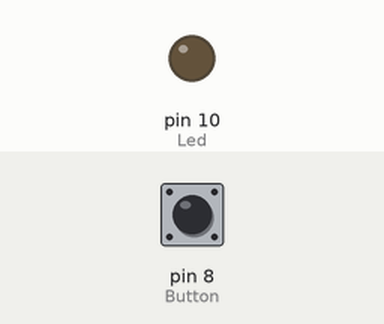
A sketch run on a simulated Arduino Uno, built with avr-gcc and run on an emulated ATmega328P. Parts: output pins drawn as LEDs (lit = HIGH). The inputs (shaded band) are chosen by the test bench; at power-on: pin 8 (Button) LOW.

Above: at 1.2 s.
1.3 s: pin 8 (Button) pulled HIGH for 0.15 s
At 1.37 s:
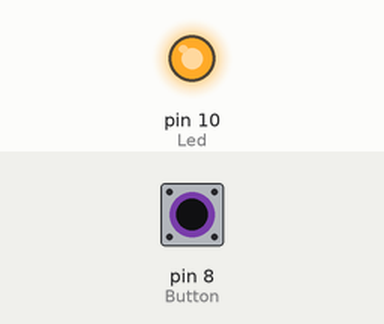
2.9 s: pin 8 (Button) pulled HIGH for 3.2 s
At 7.0 s:
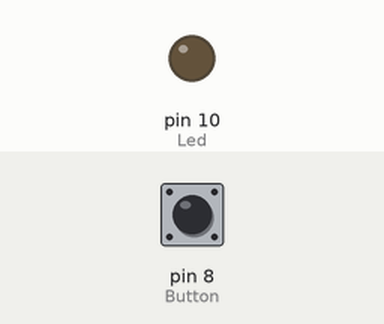
Timing chart, 0 to 8.5 s (numbered marks = the images above; inputs shaded):
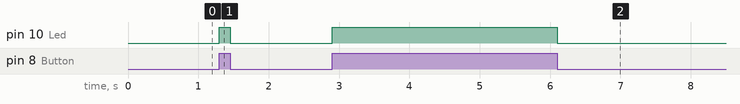

Measured:
- after the input at 1.3 s, pin 10 (Led): LOW → HIGH at once, → LOW 0.15 s later
- after the input at 2.9 s, pin 10 (Led): LOW → HIGH at once, → LOW 3.2 s later

The sketch:

RoboticsProject2.ino
```cpp
#define Button 8
#define Led 10

//int button_status = 0 ;

void setup() {
  pinMode(Button, INPUT);
  pinMode(Led, OUTPUT);
}

void loop() {
  //button_status = digitalRead(Button);

  if (digitalRead(Button) == 1)
  digitalWrite(Led, HIGH);
  else
  digitalWrite(Led, LOW);

}
```
